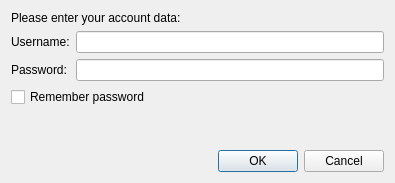
<?xml version="1.0" encoding="UTF-8"?>
<ui version="4.0">
 <class>CoreConnectAuthDlg</class>
 <widget class="QDialog" name="CoreConnectAuthDlg">
  <property name="geometry">
   <rect>
    <x>0</x>
    <y>0</y>
    <width>395</width>
    <height>183</height>
   </rect>
  </property>
  <property name="windowTitle">
   <string>Authentication Required</string>
  </property>
  <layout class="QVBoxLayout" name="verticalLayout">
   <item>
    <widget class="QLabel" name="label">
     <property name="text">
      <string>Please enter your account data:</string>
     </property>
     <property name="wordWrap">
      <bool>false</bool>
     </property>
    </widget>
   </item>
   <item>
    <layout class="QGridLayout" name="gridLayout">
     <item row="0" column="1">
      <widget class="QLineEdit" name="user"/>
     </item>
     <item row="1" column="0">
      <widget class="QLabel" name="label_3">
       <property name="text">
        <string>Password:</string>
       </property>
      </widget>
     </item>
     <item row="1" column="1">
      <widget class="QLineEdit" name="password">
       <property name="echoMode">
        <enum>QLineEdit::Password</enum>
       </property>
      </widget>
     </item>
     <item row="0" column="0">
      <widget class="QLabel" name="label_2">
       <property name="text">
        <string>Username:</string>
       </property>
      </widget>
     </item>
    </layout>
   </item>
   <item>
    <widget class="QCheckBox" name="rememberPasswd">
     <property name="text">
      <string>Remember password</string>
     </property>
    </widget>
   </item>
   <item>
    <spacer name="verticalSpacer">
     <property name="orientation">
      <enum>Qt::Vertical</enum>
     </property>
     <property name="sizeHint" stdset="0">
      <size>
       <width>20</width>
       <height>40</height>
      </size>
     </property>
    </spacer>
   </item>
   <item>
    <widget class="QDialogButtonBox" name="buttonBox">
     <property name="orientation">
      <enum>Qt::Horizontal</enum>
     </property>
     <property name="standardButtons">
      <set>QDialogButtonBox::Cancel|QDialogButtonBox::Ok</set>
     </property>
    </widget>
   </item>
  </layout>
 </widget>
 <tabstops>
  <tabstop>user</tabstop>
  <tabstop>password</tabstop>
  <tabstop>rememberPasswd</tabstop>
  <tabstop>buttonBox</tabstop>
 </tabstops>
 <resources/>
 <connections>
  <connection>
   <sender>buttonBox</sender>
   <signal>accepted()</signal>
   <receiver>CoreConnectAuthDlg</receiver>
   <slot>accept()</slot>
   <hints>
    <hint type="sourcelabel">
     <x>248</x>
     <y>254</y>
    </hint>
    <hint type="destinationlabel">
     <x>157</x>
     <y>274</y>
    </hint>
   </hints>
  </connection>
  <connection>
   <sender>buttonBox</sender>
   <signal>rejected()</signal>
   <receiver>CoreConnectAuthDlg</receiver>
   <slot>reject()</slot>
   <hints>
    <hint type="sourcelabel">
     <x>316</x>
     <y>260</y>
    </hint>
    <hint type="destinationlabel">
     <x>286</x>
     <y>274</y>
    </hint>
   </hints>
  </connection>
 </connections>
</ui>
